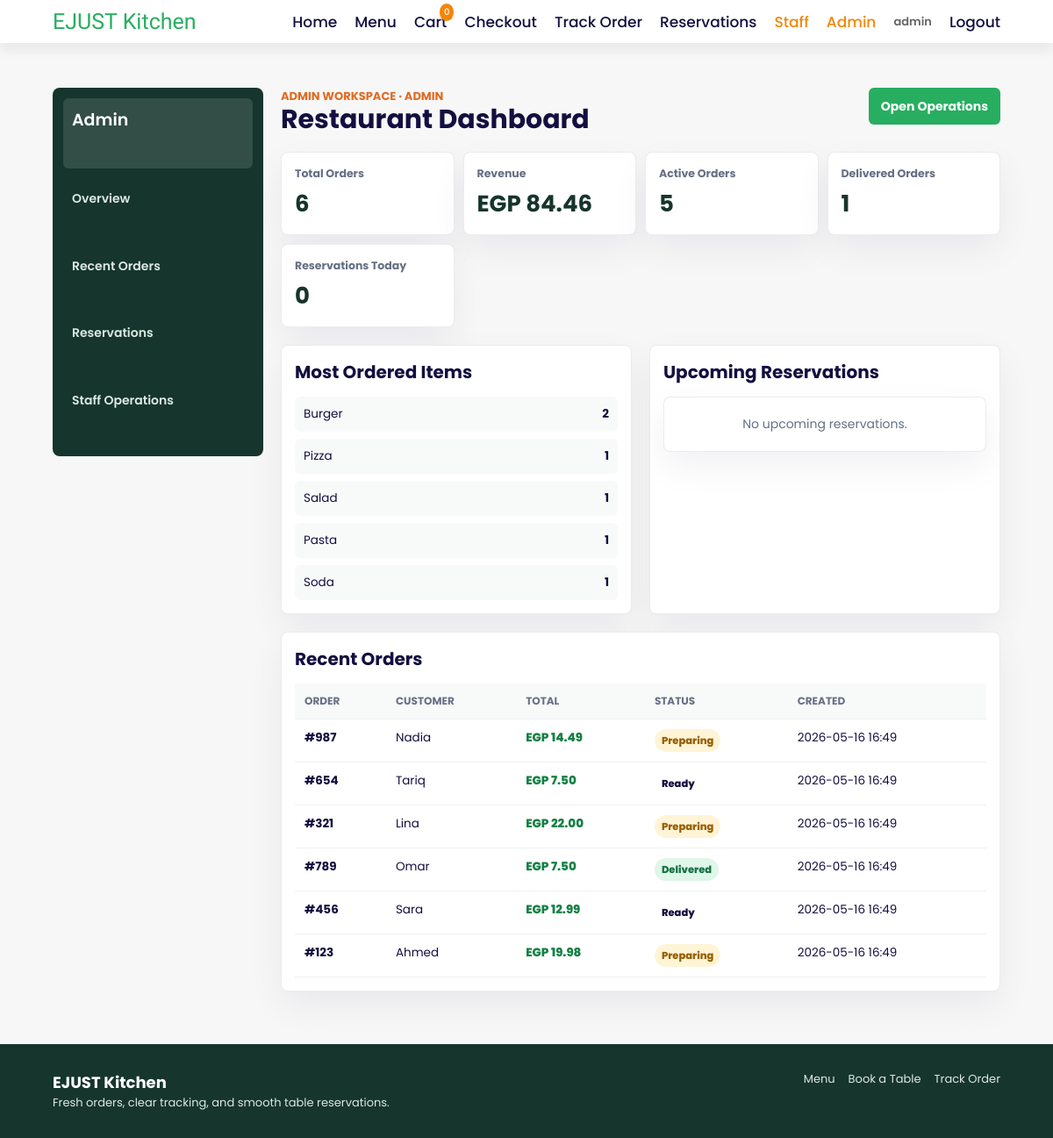
The app's page /admin/dashboard (signed in), older data.
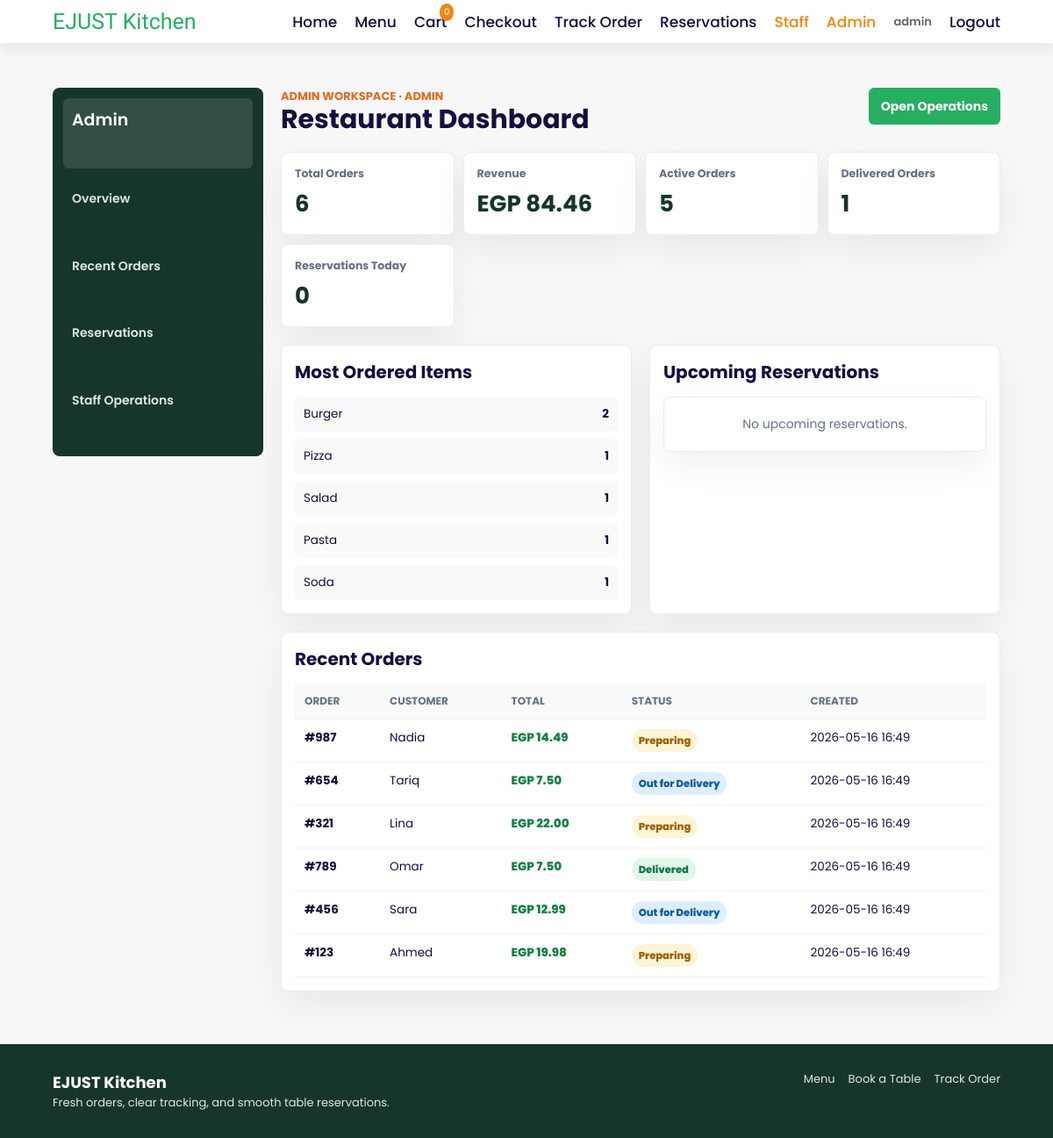
The same page, newer data.
### src/database.py (models this page shows, shortened)
class Order(db.Model):
    __tablename__ = 'orders'
    id = db.Column(db.String(20), primary_key=True)
    order_items = db.Column(db.JSON, nullable=False)
    total = db.Column(db.Float, nullable=False)
    status = db.Column(db.String(50), default=ORDER_STATUS_PREPARING)
    customer_name = db.Column(db.String(100))
    customer_address = db.Column(db.String(200))
    estimated_time = db.Column(db.Integer, default=25)
    created_at = db.Column(db.DateTime, default=datetime.utcnow)

### src/order.py (the view)
@order_bp.route('/admin/dashboard', methods=['GET'])
@auth.login_required
@auth.require_role(ROLE_ADMIN)
def admin_dashboard():
    recent_orders = Order.query.order_by(Order.created_at.desc()).limit(8).all()
    reservations = get_upcoming_reservations(limit=8)
    return render_template(
        "admin_dashboard.html",
        metrics=get_dashboard_metrics(),
        recent_orders=recent_orders,
        reservations=reservations,
        user=auth.get_current_user(),
    )

### src/auth.py (called while the page is built)
def get_current_user():
    return session.get("user")

def login_required(view_func):
    @wraps(view_func)
    def wrapper(*args, **kwargs):
        if get_current_user() is None:
            return redirect("/login")
        return view_func(*args, **kwargs)
    return wrapper

def require_role(*allowed_roles):
    def decorator(view_func):
        @wraps(view_func)
        def wrapper(*args, **kwargs):
            user = get_current_user()
            if user is None or user.get("role") not in allowed_roles:
                abort(403)
            return view_func(*args, **kwargs)
        return wrapper
    return decorator

### src/order.py (called while the page is built)
def _iter_order_item_names(order_items):
    for item in order_items or []:
        if isinstance(item, dict):
            yield item.get("name") or item.get("item_id") or "Item"
        else:
            yield str(item)

### src/reservations_service.py (called while the page is built)
def get_upcoming_reservations(limit=None):
    query = Reservation.query.order_by(
        Reservation.reservation_date.asc(),
        Reservation.reservation_slot.asc(),
    )
    if limit:
        query = query.limit(limit)
    return query.all()

### templates/admin_dashboard.html (shortened to what this page needs)
{% extends "base.html" %}
{% block content %}
<div class="dashboard-layout">
  <aside class="dashboard-sidebar">
    <a href="/admin/dashboard" class="dashboard-brand">Admin</a>
    <a href="#overview">Overview</a>
    <a href="#orders">Recent Orders</a>
    <a href="#reservations">Reservations</a>
    <a href="/staff">Staff Operations</a>
  </aside>
  <section class="dashboard-main">
    <div class="dashboard-header">
      <div>
        <span class="eyebrow">Admin workspace · {{ user.username }}</span>
        <h1>Restaurant Dashboard</h1>
      </div>
      <a href="/staff" class="dashboard-action">Open Operations</a>
    </div>
    <div id="overview" class="metric-grid">
      <div class="metric-card">
        <span>Total Orders</span>
        <strong>{{ metrics.total_orders }}</strong>
      </div>
      <div class="metric-card">
        <span>Revenue</span>
        <strong>EGP {{ "%.2f"|format(metrics.revenue) }}</strong>
      </div>
      <div class="metric-card">
        <span>Active Orders</span>
        <strong>{{ metrics.active_orders }}</strong>
      </div>
      <div class="metric-card">
        <span>Delivered Orders</span>
        <strong>{{ metrics.delivered_orders }}</strong>
      </div>
      <div class="metric-card">
        <span>Reservations Today</span>
        <strong>{{ metrics.reservations_today }}</strong>
      </div>
    </div>
    <div class="dashboard-grid">
      <div class="dashboard-card">
        <div class="dashboard-card-header">
          <h2>Most Ordered Items</h2>
        </div>
        {% if metrics.most_ordered_items %}
          <div class="rank-list">
            {% for name, count in metrics.most_ordered_items %}
              <div class="rank-row">
                <span>{{ name }}</span>
                <strong>{{ count }}</strong>
              </div>
            {% endfor %}
          </div>
        {% else %}
          <div class="empty-state-card">No order analytics yet.</div>
        {% endif %}
      </div>
      <div id="reservations" class="dashboard-card">
        <div class="dashboard-card-header">
          <h2>Upcoming Reservations</h2>
        </div>
        {% if reservations %}
          <div class="compact-list">
            {% for reservation in reservations %}
              <div class="compact-row">
                <div>
                  <strong>{{ reservation.customer_name }}</strong>
                  <span>{{ reservation.reservation_date }} · {{ reservation.reservation_slot }} · Table {{ reservation.table_number }}</span>
                </div>
                <span class="status-badge reservation-{{ reservation.status|lower }}">{{ reservation.status }}</span>
              </div>
            {% endfor %}
          </div>
        {% else %}
          <div class="empty-state-card">No upcoming reservations.</div>
        {% endif %}
      </div>
    </div>
    <div id="orders" class="dashboard-card">
      <div class="dashboard-card-header">
        <h2>Recent Orders</h2>
      </div>
      {% if recent_orders %}
        <div class="table-wrap">
          <table class="dashboard-table">
            <thead>
              <tr>
                <th>Order</th>
                <th>Customer</th>
                <th>Total</th>
                <th>Status</th>
                <th>Created</th>
              </tr>
            </thead>
            <tbody>
              {% for order in recent_orders %}
                <tr>
                  <td><strong>#{{ order.id }}</strong></td>
                  <td>{{ order.customer_name or 'Guest' }}</td>
                  <td class="money">EGP {{ "%.2f"|format(order.total) }}</td>
                  <td><span class="status-badge status-{{ order.status|lower|replace(' ', '-') }}">{{ order.status }}</span></td>
                  <td>{{ order.created_at.strftime('%Y-%m-%d %H:%M') if order.created_at else '-' }}</td>
                </tr>
              {% endfor %}
            </tbody>
          </table>
        </div>
      {% else %}
        <div class="empty-state-card">No recent orders yet.</div>
      {% endif %}
    </div>
  </section>
</div>
{% endblock %}

Row changes from the older to the newer data that the page shows:
changed Order "Tariq": status "Ready" → "Out for Delivery"
changed Order "Sara": status "Ready" → "Out for Delivery"
